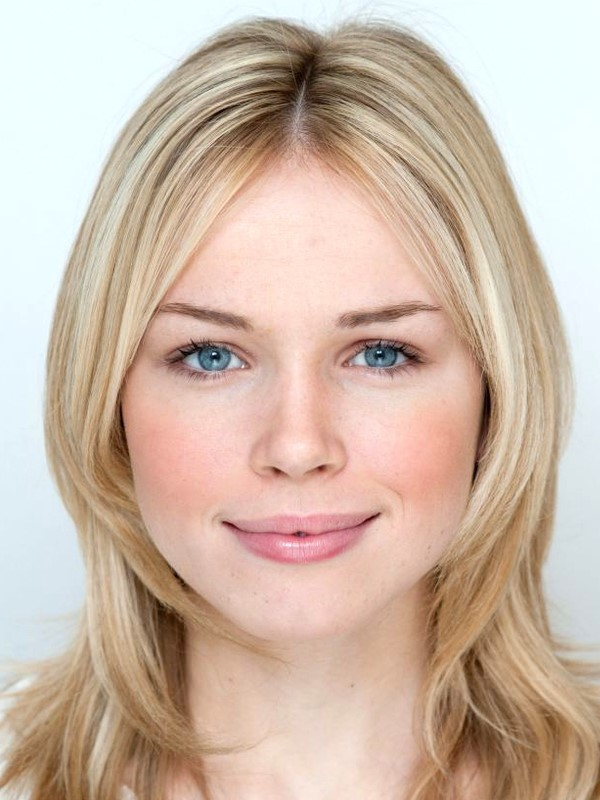
#> input picture junk/face.jpg, 600 x 800 px
$ python AdaptiveTresholding.py
#> lines starting #> are read from the running program, lines starting #| are printed output that depends on the picture; after the words box and inside, x2 and y2 are one past the last pixel; in counts of white or black regions, pixels touching at a corner belong together
# import necessary packages

import numpy as np
import argparse
import cv2

# construct the argument parser and parse the arguments
#ap = argparse.ArgumentParser();
#ap.add_argument("-q", "--query", required= True, help = "Path to the query image")
#args = vars(ap.parse_args())

#load the query image, compute the ratio of the old height
#to the new height, clone it, and resize it
image = cv2.imread("face.jpg")#args["query"])
#> image is the input picture: shape (800, 600, 3); mean B, G, R 168.8, 184.8, 206
ratio = image.shape[0]/300.0
#> ratio = 2.67

r = 500.0 / image.shape[1]
#> r = 0.833
dim = (500, int(image.shape[0] * r))
#> dim = (500, 666)

# perform the actual resizing of the image and show it
resized = cv2.resize(image, dim, interpolation = cv2.INTER_AREA)
orig = image.copy()

denoised = cv2.fastNlMeansDenoisingColored(resized, None,10,10,7,21)

gray = cv2.cvtColor(denoised, cv2.COLOR_BGR2GRAY)
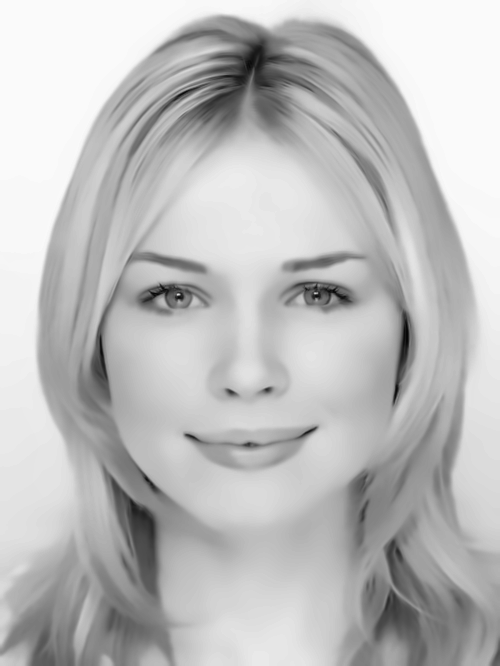
#> gray: shape (666, 500); min 6, max 250, mean 189.4

grayBlur = cv2.GaussianBlur(gray, (15,15),0)
threshGaussian = cv2.adaptiveThreshold(grayBlur, 255, cv2.ADAPTIVE_THRESH_GAUSSIAN_C, cv2.THRESH_BINARY,11,1)
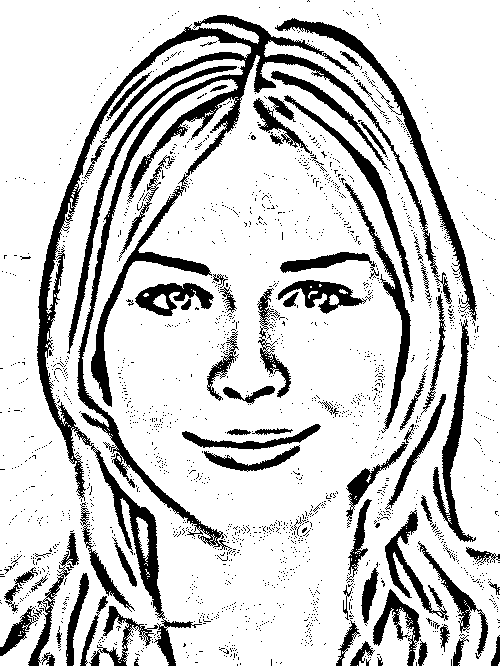
#> threshGaussian: shape (666, 500); 81.3% white; 1983 black regions (1907 under 20 px), largest, box (x1, y1, x2, y2) and area: (37, 15, 452, 666) 22181, (275, 18, 477, 321) 3617, (433, 319, 476, 542) 2173
ret, threshGaussianOtsuThresh = cv2.threshold(grayBlur, 0, 255, cv2.THRESH_BINARY+cv2.THRESH_OTSU)
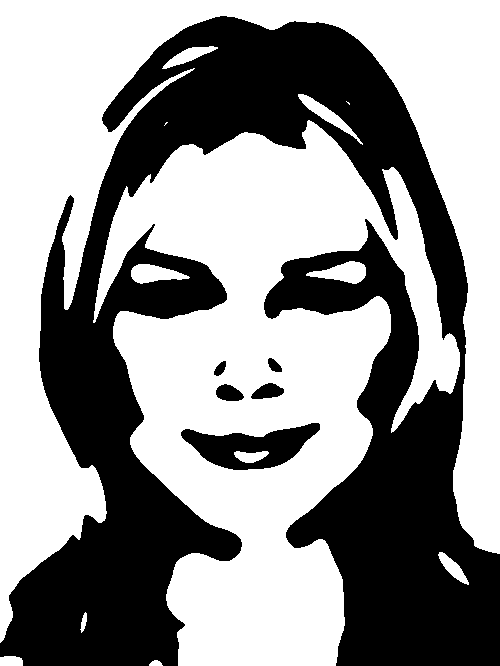
#> threshGaussianOtsuThresh: shape (666, 500); 58.2% white; 6 black regions, box (x1, y1, x2, y2) and area: (0, 16, 500, 666) 134884, (181, 423, 320, 470) 3469, (251, 383, 284, 399) 353, (216, 384, 244, 401) 342, (268, 358, 282, 372) 126, (214, 361, 226, 376) 112
#> ret = 183


medianBlur = cv2.medianBlur(gray, 5)
threshMedian = cv2.adaptiveThreshold(medianBlur, 255, cv2.ADAPTIVE_THRESH_MEAN_C, cv2.THRESH_BINARY,11,2)
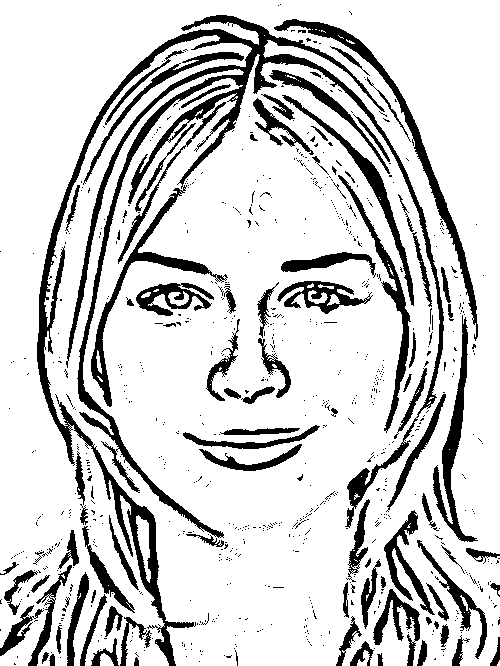
#> threshMedian: shape (666, 500); 81.7% white; 814 black regions (718 under 20 px)


#contours
(cnts, _) = cv2.findContours(threshMedian.copy(), cv2.RETR_TREE, cv2.CHAIN_APPROX_NONE)
#> cnts = 1601 contours, 1476 with area under 20; largest, box (x1, y1, x2, y2) and area: (0, 0, 500, 666) 304320, (273, 18, 479, 342) 3655, (90, 187, 218, 408) 2760, (432, 314, 479, 543) 2490, (337, 174, 412, 432) 2148
mask = np.zeros(resized.shape, np.uint8)
cv2.drawContours(mask,cnts, -1, (0, 255, 0), 1)
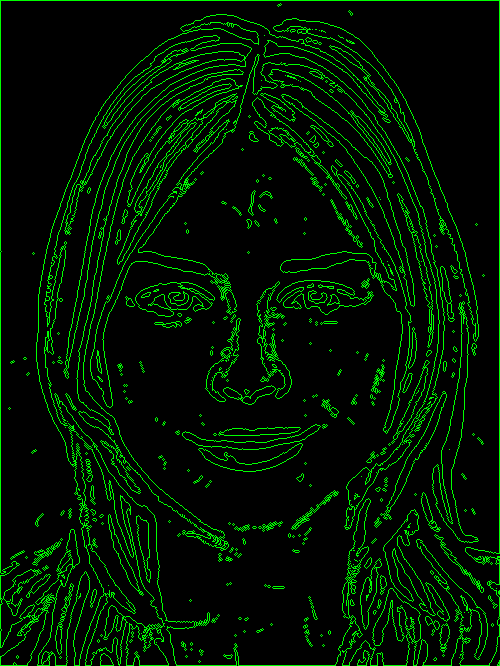
#> mask: shape (666, 500, 3); mean of channels 0, 1, 2 0, 22.1, 0; drawn as B, G, R

#canny
medianCanny = cv2.medianBlur(threshMedian, 5)
#> medianCanny: shape (666, 500); 82.7% white; 126 black regions (29 under 20 px), largest, box (x1, y1, x2, y2) and area: (37, 15, 444, 666) 22402, (275, 19, 477, 325) 3231, (433, 319, 475, 542) 2166
gaussianCanny=cv2.GaussianBlur(threshMedian, (15,15),0)
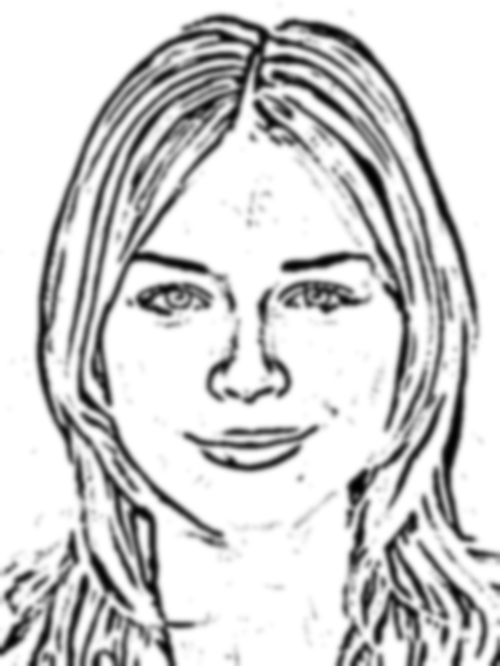
#> gaussianCanny: shape (666, 500); min 0, max 255, mean 208.4
edged = cv2.Canny(gaussianCanny, 0, 200)
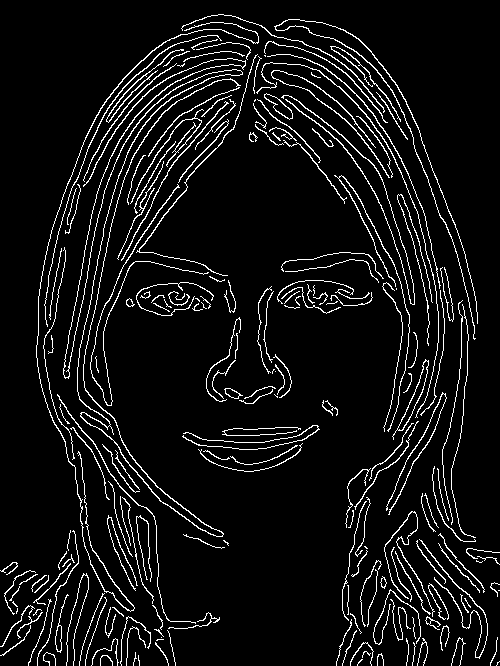
#> edged: shape (666, 500); 7.1% white in thin lines or dots

cv2.imshow("imageMedianBlurAdaptiveThresh", threshMedian)
cv2.imshow("imageGaussianBlurAdaptiveThresh", threshGaussian)
cv2.imshow("imageGaussianBlurOtsuThresh", threshGaussianOtsuThresh)
cv2.imshow("CannyMedianthresh", edged)
cv2.waitKey(0)
